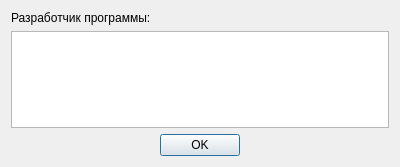
<?xml version="1.0" encoding="UTF-8"?>
<ui version="4.0">
 <class>Dialog</class>
 <widget class="QDialog" name="Dialog">
  <property name="geometry">
   <rect>
    <x>0</x>
    <y>0</y>
    <width>400</width>
    <height>167</height>
   </rect>
  </property>
  <property name="windowTitle">
   <string>О программе</string>
  </property>
  <layout class="QGridLayout" name="gridLayout">
   <item row="2" column="2">
    <spacer name="horizontalSpacer">
     <property name="orientation">
      <enum>Qt::Horizontal</enum>
     </property>
     <property name="sizeHint" stdset="0">
      <size>
       <width>132</width>
       <height>20</height>
      </size>
     </property>
    </spacer>
   </item>
   <item row="2" column="1">
    <widget class="QPushButton" name="pushButton">
     <property name="text">
      <string>OK</string>
     </property>
    </widget>
   </item>
   <item row="2" column="0">
    <spacer name="horizontalSpacer_2">
     <property name="orientation">
      <enum>Qt::Horizontal</enum>
     </property>
     <property name="sizeHint" stdset="0">
      <size>
       <width>133</width>
       <height>20</height>
      </size>
     </property>
    </spacer>
   </item>
   <item row="0" column="0" colspan="2">
    <widget class="QLabel" name="label">
     <property name="text">
      <string>Разработчик программы:</string>
     </property>
    </widget>
   </item>
   <item row="1" column="0" colspan="3">
    <widget class="QTextEdit" name="textEdit">
     <property name="enabled">
      <bool>true</bool>
     </property>
     <property name="acceptDrops">
      <bool>true</bool>
     </property>
     <property name="readOnly">
      <bool>true</bool>
     </property>
    </widget>
   </item>
  </layout>
 </widget>
 <resources/>
 <connections>
  <connection>
   <sender>pushButton</sender>
   <signal>clicked()</signal>
   <receiver>Dialog</receiver>
   <slot>close()</slot>
   <hints>
    <hint type="sourcelabel">
     <x>212</x>
     <y>274</y>
    </hint>
    <hint type="destinationlabel">
     <x>199</x>
     <y>149</y>
    </hint>
   </hints>
  </connection>
 </connections>
</ui>
